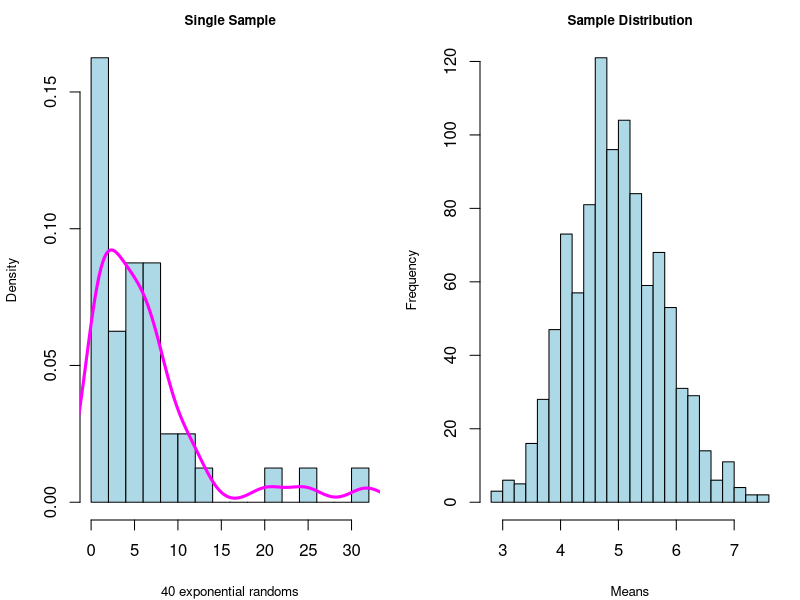
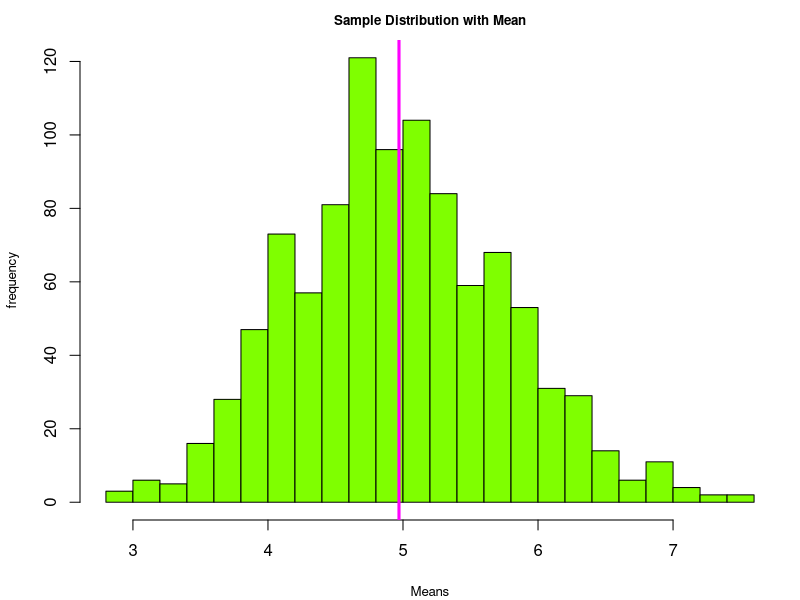
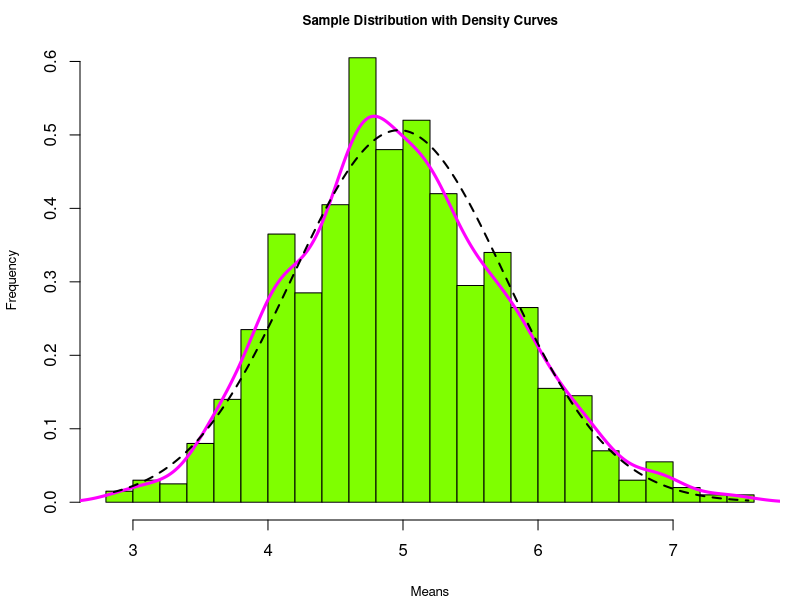

The R source for these figures, in order:
## ---- chunk 1
set.seed(301)
lambda<-0.2; # given parameters
n<-40
Ksims<-NULL; # using code from the example provided
for (i in 1 : 1000) Ksims = c(Ksims, mean(rexp(n, lambda)))
par(mfrow=c(1,2), mar=c(4,4,2,1))
singlesample<-rexp(n, lambda)
hist(singlesample, prob=TRUE, breaks=20, main="Single Sample", 
     cex.main=.8, col="lightblue", xlab="40 exponential randoms", cex.lab=.8)
lines(density(singlesample), col="magenta", lwd=3, lty=1)
hist(Ksims, col="lightblue", breaks=20, main="Sample Distribution", 
     cex.main=.8, xlab="Means", cex.lab=.8)
## ---- chunk 2
summary(Ksims)
## ---- chunk 3
par(mfrow=c(1,1))
hist(Ksims, col="chartreuse", breaks=20, main="Sample Distribution with Mean",
     cex.main=.8, xlab="Means", ylab="frequency", cex.lab=.8)
abline(v=mean(Ksims), lwd=3, col="magenta")
## ---- chunk 4
((1/lambda)/sqrt(n))^2
## ---- chunk 5
var(Ksims)
## ---- chunk 6
hist(Ksims, prob=TRUE, col="chartreuse", breaks=20, 
     main="Sample Distribution with Density Curves", cex.main=.8,
     xlab="Means", ylab="Frequency", cex.lab=.8)
lines(density(Ksims), col="magenta", lwd=3, lty=1)

xfit<-seq(min(Ksims),max(Ksims),length=n^2)
yfit<-dnorm(xfit, mean=mean(Ksims),sd=sd(Ksims))
lines(xfit, yfit, col="black", lty=2, lwd=2)
